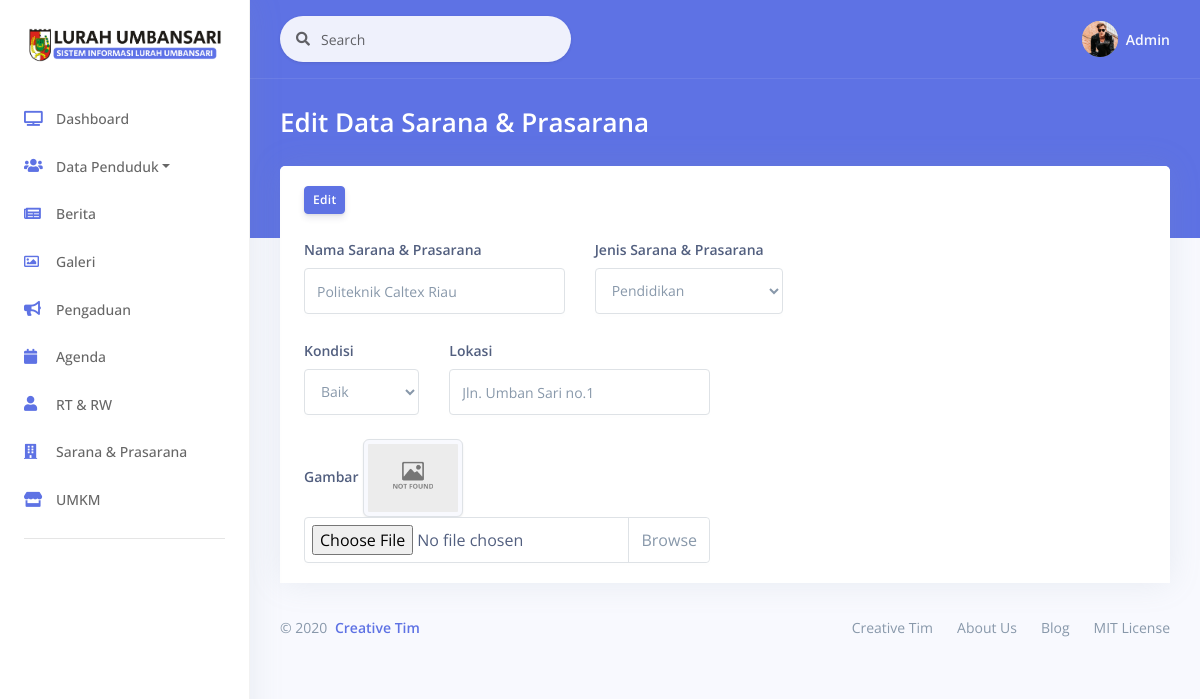
Page /Sapras/edit/1 on the committed database.
### tables this page shows
CREATE TABLE `saprsarana` (
  `spr_id` int(10) NOT NULL,
  `sprjns_id` int(10) NOT NULL,
  `spr_name` varchar(100) NOT NULL,
  `spr_kondisi` varchar(100) NOT NULL,
  `spr_kd_invetaris` varchar(100) DEFAULT NULL,
  `spr_lokasi` varchar(255) DEFAULT NULL,
  `spr_gambar` varchar(100) NOT NULL
);

CREATE TABLE `spr_jenis` (
  `sprjns_id` int(10) NOT NULL,
  `sprjns_name` varchar(50) NOT NULL
);

### application/controllers/Sapras.php (called while the page is built, shortened)
<?php
class Sapras extends CI_Controller
{
    public function __construct()
    {
        $this->load->model('Sapras_model');
        $this->load->model('Sprjns_model');
    }
    public function edit($spr_id)
    {
        $data['judul'] = "Edit Sarana dan Prasarana";
        $data['saprsarana'] = $this->Sapras_model->getById($spr_id);
        $data['sprjns'] = $this->Sprjns_model->get();
        $this->load->view('layout/header', $data);
        $this->load->view('data_sapras/vw_edit_sapras', $data);
        $this->load->view('layout/footer', $data);
    }
}

### index.php (called while the page is built, shortened)
<?php
require_once BASEPATH.'core/CodeIgniter.php';

### application/models/Sapras_model.php (called while the page is built, shortened)
<?php
class Sapras_model extends CI_Model
{
    public function getById($spr_id)
    {
        $this->db->select('saprsarana.*');
        $this->db->from('saprsarana');
        $this->db->where('saprsarana.spr_id', $spr_id);
        $query = $this->db->get();
        return $query->row_array();
    }
}

### application/models/Sprjns_model.php (called while the page is built, shortened)
<?php
class Sprjns_model extends CI_Model
{
    public $table = 'spr_jenis';
    public function get()
    {
        $this->db->from($this->table);
        $query = $this->db->get();
        return $query->result_array();
    }
}

### application/views/data_sapras/vw_edit_sapras.php (the view, shortened to what this page needs)
<div class="main-content" id="panel">
    <div class="header bg-primary pb-6">
        <div class="container-fluid">
            <div class="header-body">
                <div class="row align-items-center py-4">
                    <div class="col-lg-6 col-7">
                        <h3 class="h1 text-white d-inline-block mb-0">Edit Data Sarana & Prasarana</h3>
                    </div>
                </div>
            </div>
        </div>
    </div>
    <div class="container-fluid mt--6">
        <div class="row">
            <div class="col">
                <div class="card">
                    <div class="card-header border-0">
                        <form action="<?= base_url('Sapras/update'); ?>" method="post" enctype="multipart/form-data">
                            <button type="submit" name="Update" class="btn btn-sm btn-primary">Edit</button>
                            <h6><br></h6>
                            <div class="row">
                                <div class="col-4">
                                    <div class="form-group">
                                        <label for="example-tel-input" class="form-control-label">Nama Sarana & Prasarana</label>
                                        <input class="form-control" name="spr_name" type="text" value="<?= $saprsarana['spr_name'] ?>" id="example-text-input">
                                    </div>
                                </div>
                                <div class="col-3">
                                    <div class="form-group">
                                        <label for="example-tel-input" class="form-control-label">Jenis Sarana & Prasarana</label>
                                        <select class="form-control" name="sprjns_id">
                                            <?php foreach ($sprjns as $r) : ?>
                                                <option value="<?= $r['sprjns_id']; ?>" <?php if ($saprsarana['sprjns_id'] == $r['sprjns_id']) {
                                                                                               echo "selected";
                                                                                           } ?>><?= $r['sprjns_name']; ?></option>
                                            <?php endforeach; ?>
                                        </select>
                                    </div>
                                </div>
                            </div>
                            <div class="row">
                                <div class="col-2">
                                    <div class="form-group">
                                        <label for="example-tel-input" class="form-control-label">Kondisi</label>
                                        <select class="form-control" name="spr_kondisi">
                                            <option <?php if($saprsarana['spr_kondisi'] == "Baik") echo "selected"; ?>>Baik</option>
                                        </select>
                                    </div>
                                </div>
                                <div class="col-4">
                                    <div class="form-group">
                                        <label for="example-tel-input" class="form-control-label">Lokasi</label>
                                        <input class="form-control" name="spr_lokasi" type="text" value="<?= $saprsarana['spr_lokasi'] ?>" id="example-text-input">
                                    </div>
                                </div>
                            </div>
                            <div class="row">
                                <div class="col-6">
                                    <label for="example-tel-input" class="form-control-label">Gambar</label>
                                    <img src="<?= base_url('assets/img/sapras/') . $saprsarana['spr_gambar']; ?>" style="width: 100px" class="img-thumbnail">
                                    <div class="custom-file">
                                        <input type="file" class="custom-file-input" name="spr_gambar" lang="en">
                                        <label class="custom-file-label" for="customFileLang">Select file</label>
                                    </div>
                                </div>
                            </div>
                        </form>
                    </div>
                </div>

### rows in the picture
saprsarana: spr_name "Politeknik Caltex Riau", sprjns_id "Pendidikan", spr_kondisi "Baik", spr_lokasi "Jln. Umban Sari no.1", spr_gambar (placeholder picture)
